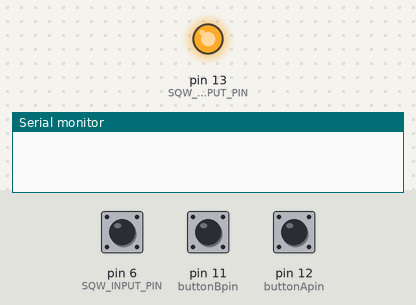
This sketch was run on a simulated Arduino Uno, built with avr-gcc and run on an emulated ATmega328P. Parts: output pins drawn as LEDs (lit = HIGH), the last lines printed to the serial monitor. The test bench sets the inputs (shaded band); at power-on: pin 12 (buttonApin) HIGH, pin 6 (SQW_INPUT_PIN) HIGH, pin 11 (buttonBpin) HIGH. The local clock reads 2024-03-15 10:24:30 at power-on unless the sketch sets it.

Above: at 1.2 s.
1.3 s: pin 12 (buttonApin) pulled LOW for 0.15 s
3.5 s: pin 6 (SQW_INPUT_PIN) pulled LOW for 0.15 s
At 3.57 s:
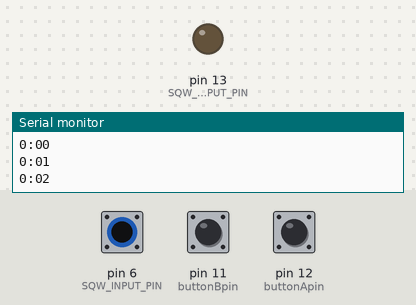
5.1 s: pin 6 (SQW_INPUT_PIN) pulled LOW for 3.2 s
At 9.5 s:
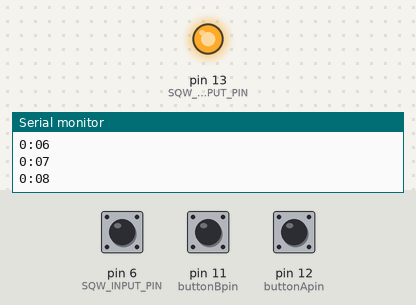
Timing chart, 0 to 11.0 s (numbered marks = the images above; inputs shaded):
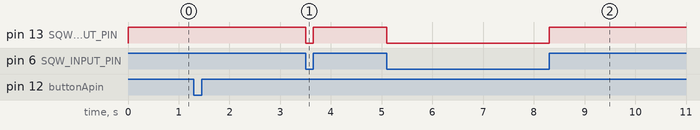

Measured:
- after the input at 3.5 s, pin 13 (SQW_OUTPUT_PIN): HIGH → LOW at once, → HIGH 0.15 s later
- after the input at 5.1 s, pin 13 (SQW_OUTPUT_PIN): HIGH → LOW at once, → HIGH 3.2 s later

The sketch:

RTC_timer_test.ino
```cpp
/******************************************************************************
Reference:
DS1307_RTC_Demo.ino
Jim Lindblom @ SparkFun Electronics
original creation date: October 2, 2016
https://github.com/sparkfun/SparkFun_DS1307_RTC_Arduino_Library

Configures, sets, and reads from the DS1307 real-time clock (RTC).

Resources:
Wire.h - Arduino I2C Library

Development environment specifics:
Arduino 1.6.8
SparkFun RedBoard
SparkFun Real Time Clock Module (v14)
******************************************************************************/
#include <SparkFunDS1307RTC.h>
#include <Wire.h>

// Comment out the line below if you want month printed before date.

/* RTC pins */
#define SQW_INPUT_PIN 6   // Input pin to read SQW
#define SQW_OUTPUT_PIN 13 // LED to indicate SQW's state

/* Button pins */
int buttonApin = 12;
int buttonBpin = 11;

void setup()
{
/* Button setup */
  pinMode(buttonApin, INPUT_PULLUP);
  pinMode(buttonBpin, INPUT_PULLUP);

/* RTC setup */
  // Use the serial monitor to view time/date output
  Serial.begin(9600);

  pinMode(SQW_INPUT_PIN, INPUT_PULLUP);
  pinMode(SQW_OUTPUT_PIN, OUTPUT);
  digitalWrite(SQW_OUTPUT_PIN, digitalRead(SQW_INPUT_PIN));

    rtc.begin(); // Call rtc.begin() to initialize the library
    // (Optional) Sets the SQW output to a 1Hz square wave.
    // (Pull-up resistor is required to use the SQW pin.)
    rtc.writeSQW(SQW_SQUARE_1);
}

void loop()
{
  static int8_t lastSecond = -1;

  if (digitalRead(buttonApin) == LOW)
  {
    // Use the rtc.setTime(s, m, h, day, date, month, year)
    // function to explicitly set the time:
    // set time to 00:00:00 | Sunday January 1, 2001:
    rtc.setTime(0, 0, 0, 1, 1, 1, 01);

    while (digitalRead(buttonBpin) != LOW)
    {
      // Call rtc.update() to update all rtc.seconds(), rtc.minutes(),
      // etc. return functions.
      rtc.update();

      if (rtc.second() != lastSecond) // If the second has changed
      {
        printTime(); // Print the new time

        lastSecond = rtc.second(); // Update lastSecond value
      }

      // Read the state of the SQW pin and show it on the
      // pin 13 LED. (It should blink at 1Hz.)
      digitalWrite(SQW_OUTPUT_PIN, digitalRead(SQW_INPUT_PIN));
    }
  }

}

void printTime()
{
/*
  Serial.print(String(rtc.hour()) + ":"); // Print hour
  if (rtc.minute() < 10)
  Serial.print('0'); // Print leading '0' for minute
*/
  Serial.print(String(rtc.minute()) + ":"); // Print minute
  if (rtc.second() < 10)
    Serial.print('0'); // Print leading '0' for second
  Serial.print(String(rtc.second())); // Print second
  Serial.print("\n");
/*
  if (rtc.is12Hour()) // If we're in 12-hour mode
  {
    // Use rtc.pm() to read the AM/PM state of the hour
    if (rtc.pm()) Serial.print(" PM"); // Returns true if PM
    else Serial.print(" AM");
  }
  Serial.print(" | ");

  // Few options for printing the day, pick one:
  Serial.print(rtc.dayStr()); // Print day string
  //Serial.print(rtc.dayC()); // Print day character
  //Serial.print(rtc.day()); // Print day integer (1-7, Sun-Sat)
  Serial.print(" - ");
#ifdef PRINT_USA_DATE
  Serial.print(String(rtc.month()) + "/" +   // Print month
                 String(rtc.date()) + "/");  // Print date
#else
  Serial.print(String(rtc.date()) + "/" +    // (or) print date
                 String(rtc.month()) + "/"); // Print month
#endif
  Serial.println(String(rtc.year()));        // Print year
*/
}
```
